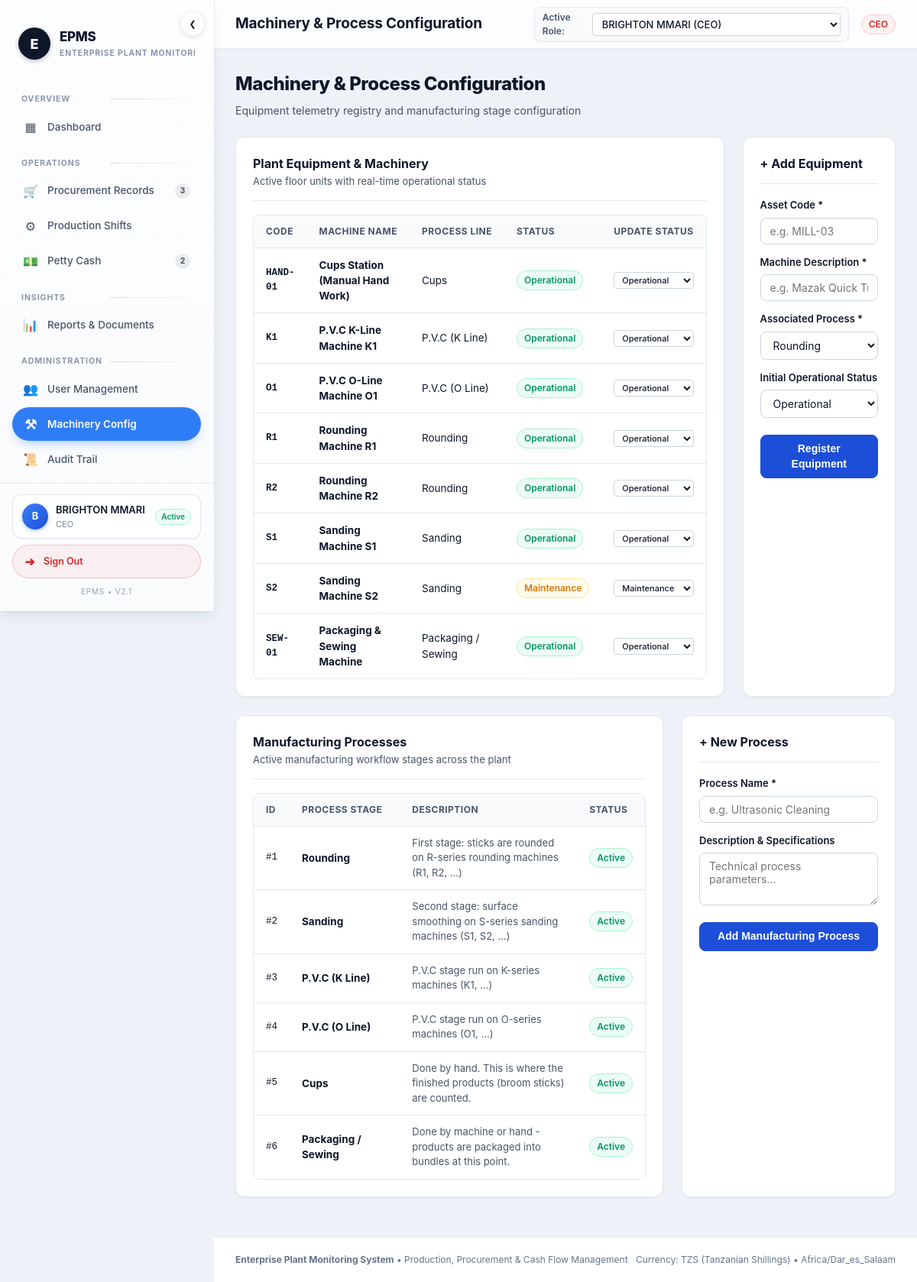
The page /settings.php (signed in) on the database its author committed.
### tables this page shows
CREATE TABLE `machines` (
  `id` INT UNSIGNED NOT NULL AUTO_INCREMENT,
  `code` VARCHAR(30) NOT NULL,
  `name` VARCHAR(150) NOT NULL,
  `process_id` INT UNSIGNED NOT NULL,
  `status` VARCHAR(20) NOT NULL DEFAULT 'Operational',
  PRIMARY KEY (`id`),
  UNIQUE KEY `uq_machines_code` (`code`),
  CONSTRAINT `fk_machines_process` FOREIGN KEY (`process_id`) REFERENCES `processes` (`id`) ON DELETE CASCADE
);

CREATE TABLE `processes` (
  `id` INT UNSIGNED NOT NULL AUTO_INCREMENT,
  `name` VARCHAR(150) NOT NULL,
  `description` TEXT NULL,
  `status` VARCHAR(20) NOT NULL DEFAULT 'Active',
  PRIMARY KEY (`id`)
);

### settings.php (the view, shortened to what this page needs)
<?php
require_once __DIR__ . '/includes/functions.php';
$machines = $db->query("
    SELECT m.*, p.name AS process_name
    FROM machines m
    JOIN processes p ON m.process_id = p.id
    ORDER BY m.code ASC
")->fetchAll();
$processes = $db->query("SELECT * FROM processes ORDER BY id ASC")->fetchAll();
include __DIR__ . '/components/header.php';
?>
<main class="page-container">
    <div class="page-header">
        <h2 class="page-title">Machinery &amp; Process Configuration</h2>
        <p class="page-subtitle">Equipment telemetry registry and manufacturing stage configuration</p>
    </div>
    <div style="display:grid; grid-template-columns: 2fr 1fr; gap:24px; margin-bottom:24px;">
        <div class="card" style="margin-bottom:0;">
            <div class="card-header">
                <div>
                    <h3 class="card-title">Plant Equipment &amp; Machinery</h3>
                    <p class="card-subtitle">Active floor units with real-time operational status</p>
                </div>
            </div>
            <div class="table-responsive">
                <table class="table">
                    <thead>
                        <tr>
                            <th>Code</th>
                            <th>Machine Name</th>
                            <th>Process Line</th>
                            <th>Status</th>
                            <th>Update Status</th>
                        </tr>
                    </thead>
                    <tbody>
                        <?php foreach ($machines as $m):
                            $statusClass = match($m['status']) {
                                'Operational' => 'badge-success',
                                'Maintenance' => 'badge-warning',
                                'Offline' => 'badge-danger',
                                default => 'badge-secondary',
                            };
                        ?>
                            <tr>
                                <td class="mono"><strong><?= htmlspecialchars($m['code']) ?></strong></td>
                                <td><strong><?= htmlspecialchars($m['name']) ?></strong></td>
                                <td><?= htmlspecialchars($m['process_name']) ?></td>
                                <td><span class="badge <?= $statusClass ?>"><?= htmlspecialchars($m['status']) ?></span></td>
                                <td>
                                    <?php if ($currentUserRole === 'CEO'): ?>
                                        <form method="POST" action="/settings.php" style="display:flex; gap:6px;">
                                            <select name="status" onchange="this.form.submit();" class="role-select" style="font-size:11px; padding:2px 6px;">
                                                <option value="Operational" <?= $m['status'] === 'Operational' ? 'selected' : '' ?>>Operational</option>
                                                <option value="Maintenance" <?= $m['status'] === 'Maintenance' ? 'selected' : '' ?>>Maintenance</option>
                                            </select>
                                        </form>
                                    <?php else: ?>
                                        <span style="font-size:12px; color:var(--text-subtle);">Inspection Only</span>
                                    <?php endif; ?>
                                </td>
                            </tr>
                        <?php endforeach; ?>
                    </tbody>
                </table>
            </div>
        </div>
        <div class="card" style="margin-bottom:0;">
            <?php if ($currentUserRole === 'CEO'): ?>
                <div class="card-header">
                    <h3 class="card-title">+ Add Equipment</h3>
                </div>
                <form method="POST" action="/settings.php">
                    <div class="form-group">
                        <label for="code">Asset Code *</label>
                        <input type="text" id="code" name="code" placeholder="e.g. MILL-03" required class="form-control"
                               minlength="2" maxlength="20" pattern="[A-Za-z0-9-]{2,20}" data-required-error="Asset code is required." data-plaintext data-pattern-error="Asset code allows only letters, numbers and hyphens (2-20 characters).">
                    </div>
                    <div class="form-group">
                        <label for="name">Machine Description *</label>
                        <input type="text" id="name" name="name" placeholder="e.g. Mazak Quick Turn CNC Lathe" required class="form-control"
                               minlength="3" maxlength="100" data-required-error="Machine description is required." data-plaintext>
                    </div>
                    <div class="form-group">
                        <label for="process_id">Associated Process *</label>
                        <select id="process_id" name="process_id" class="form-control" required>
                            <?php foreach ($processes as $p): ?>
                                <option value="<?= (int)$p['id'] ?>"><?= htmlspecialchars($p['name']) ?></option>
                            <?php endforeach; ?>
                        </select>
                    </div>
                    <div class="form-group">
                        <label for="status">Initial Operational Status</label>
                        <select id="status" name="status" class="form-control">
                            <option value="Operational">Operational</option>
                        </select>
                    </div>
                    <button type="submit" class="btn btn-primary" style="width:100%; margin-top:8px;">
                        Register Equipment
                    </button>
                </form>
            <?php endif; ?>
        </div>
    </div>
    <div style="display:grid; grid-template-columns: 2fr 1fr; gap:24px; margin-bottom:24px;">
        <div class="card" style="margin-bottom:0;">
            <div class="card-header">
                <div>
                    <h3 class="card-title">Manufacturing Processes</h3>
                    <p class="card-subtitle">Active manufacturing workflow stages across the plant</p>
                </div>
            </div>
            <div class="table-responsive">
                <table class="table">
                    <thead>
                        <tr>
                            <th>ID</th>
                            <th>Process Stage</th>
                            <th>Description</th>
                            <th>Status</th>
                        </tr>
                    </thead>
                    <tbody>
                        <?php foreach ($processes as $p): ?>
                            <tr>
                                <td class="mono">#<?= $p['id'] ?></td>
                                <td><strong><?= htmlspecialchars($p['name']) ?></strong></td>
                                <td style="color:var(--text-muted); font-size:13px;"><?= htmlspecialchars($p['description']) ?></td>
                                <td><span class="badge badge-success"><?= htmlspecialchars($p['status']) ?></span></td>
                            </tr>
                        <?php endforeach; ?>
                    </tbody>
                </table>
            </div>
        </div>
        <div class="card" style="margin-bottom:0;">
            <?php if ($currentUserRole === 'CEO'): ?>
                <div class="card-header">
                    <h3 class="card-title">+ New Process</h3>
                </div>
                <form method="POST" action="/settings.php">
                    <div class="form-group">
                        <label for="p_name">Process Name *</label>
                        <input type="text" id="p_name" name="name" placeholder="e.g. Ultrasonic Cleaning" required class="form-control"
                               minlength="3" maxlength="100" data-required-error="Process name is required." data-plaintext>
                    </div>
                    <div class="form-group">
                        <label for="p_desc">Description &amp; Specifications</label>
                        <textarea id="p_desc" name="description" rows="3" placeholder="Technical process parameters..." class="form-control" maxlength="500"></textarea>
                    </div>
                    <button type="submit" class="btn btn-primary" style="width:100%; margin-top:8px;">
                        Add Manufacturing Process
                    </button>
                </form>
            <?php endif; ?>
        </div>
    </div></main>
<?php include __DIR__ . '/components/footer.php'; ?>

### rows shown on the page
machines: code "HAND-01", name "Cups Station (Manual Hand Work)", process.name "Cups", status "Operational"
machines: code "K1", name "P.V.C K-Line Machine K1", process.name "P.V.C (K Line)", status "Operational"
machines: code "O1", name "P.V.C O-Line Machine O1", process.name "P.V.C (O Line)", status "Operational"
machines: code "R1", name "Rounding Machine R1", process.name "Rounding", status "Operational"
machines: code "R2", name "Rounding Machine R2", process.name "Rounding", status "Operational"
machines: code "S1", name "Sanding Machine S1", process.name "Sanding", status "Operational"
machines: code "S2", name "Sanding Machine S2", process.name "Sanding", status "Maintenance"
machines: code "SEW-01", name "Packaging & Sewing Machine", process.name "Packaging / Sewing", status "Operational"
processes: id "1", name "Rounding", description "First stage: sticks are rounded on R-series rounding machines (R1, R2, ...)", status "Active"
processes: id "2", name "Sanding", description "Second stage: surface smoothing on S-series sanding machines (S1, S2, ...)", status "Active"
processes: id "3", name "P.V.C (K Line)", description "P.V.C stage run on K-series machines (K1, ...)", status "Active"
processes: id "4", name "P.V.C (O Line)", description "P.V.C stage run on O-series machines (O1, ...)", status "Active"
processes: id "5", name "Cups", description "Done by hand. This is where the finished products (broom sticks) are counted.", status "Active"
processes: id "6", name "Packaging / Sewing", description "Done by machine or hand - products are packaged into bundles at this point.", status "Active"

### other values the page prints
$icon "▦ 🛒 ⚙ 💵 📊 👥 ⚒ 📜"
$label "Dashboard Procurement Records Production Shifts Petty Cash Reports & Documents User Management Machinery Config Audit Trail"
$badge "3 2"
$currentUserInitial "B"
$currentUserName "BRIGHTON MMARI"
$currentUserRole "CEO"
$currentUserStatus "Active"
$pageTitle "Machinery & Process Configuration"
APP_NAME "Enterprise Plant Monitoring System"
APP_CURRENCY "TZS"
APP_TIMEZONE "Africa/Dar_es_Salaam"
form field user_id "BRIGHTON MMARI (CEO)"
form field process_id "Rounding"
